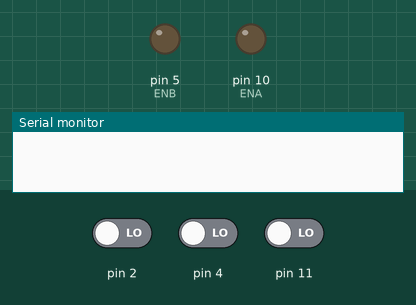
The sketch below on a simulated Arduino Uno, built with avr-gcc and run on an emulated ATmega328P. On the bench: output pins drawn as LEDs (lit = HIGH), the last lines printed to the serial monitor. The inputs (shaded band) are chosen by the test bench; at power-on: pin 2 LOW, pin 4 LOW, pin 11 LOW.

Above: at 1.2 s.
1.3 s: pin 2 driven HIGH
At 2.3 s:
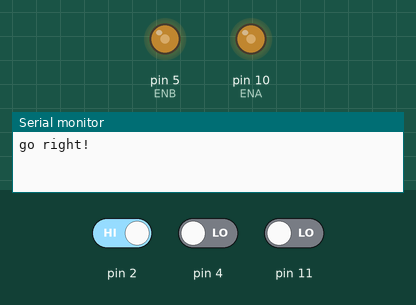
2.8 s: pin 2 driven LOW and pin 4 driven HIGH
4.7 s: pin 4 driven LOW and pin 11 driven HIGH
Timing chart, 0 to 7.7 s (numbered marks = the images above; inputs shaded):
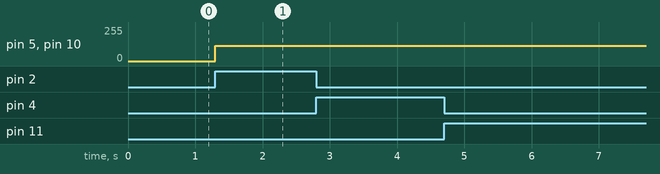

The sketch:

Line_tracking_car1.0.ino
```cpp
//www.elegoo.com

#define LT1 digitalRead(11)
#define LT2 digitalRead(4)
#define LT3 digitalRead(2)

#define ENA 10
#define ENB 5
#define IN1 9
#define IN2 8
#define IN3 7
#define IN4 6

#define ABS 115

void forward(){
  analogWrite(ENA, ABS);
  analogWrite(ENB, ABS);
  digitalWrite(IN1, HIGH);
  digitalWrite(IN2, LOW);
  digitalWrite(IN3, LOW);
  digitalWrite(IN4, HIGH);
  Serial.println("go forward!");
}

void back(){
  analogWrite(ENA, ABS);
  analogWrite(ENB, ABS);
  digitalWrite(IN1, LOW);
  digitalWrite(IN2, HIGH);
  digitalWrite(IN3, HIGH);
  digitalWrite(IN4, LOW);
  Serial.println("go back!");
}

void left(){
  analogWrite(ENA, ABS);
  analogWrite(ENB, ABS);
  digitalWrite(IN1, HIGH);
  digitalWrite(IN2, LOW);
  digitalWrite(IN3, HIGH);
  digitalWrite(IN4, LOW);
  Serial.println("go left!");
}

void right(){
  analogWrite(ENA, ABS);
  analogWrite(ENB, ABS);
  digitalWrite(IN1, LOW);
  digitalWrite(IN2, HIGH);
  digitalWrite(IN3, LOW);
  digitalWrite(IN4, HIGH);
  Serial.println("go right!");
}

void stop(){
   digitalWrite(ENA, LOW);
   digitalWrite(ENB, LOW);
   Serial.println("Stop!");
}

void setup(){
  Serial.begin(9600);
}

void loop() {
  if(LT2){
    forward();
  }
  else if(LT1) {
    left();
    while(LT1);
  }
  else if(LT3) {
    right();
    while(LT3);
  }
}
```

Measured:
- after the input at 1.3 s, pin 5 (ENB), pin 10 (ENA): 0/255 → 115/255 at once
